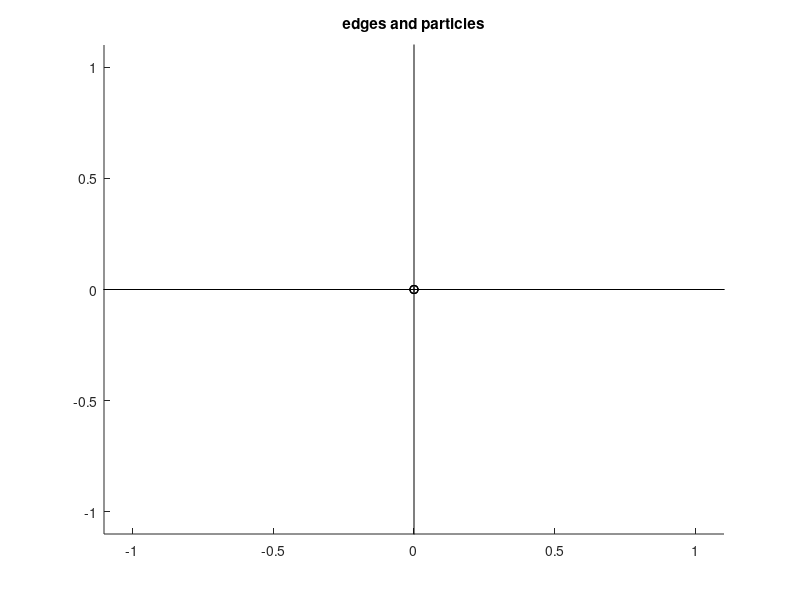
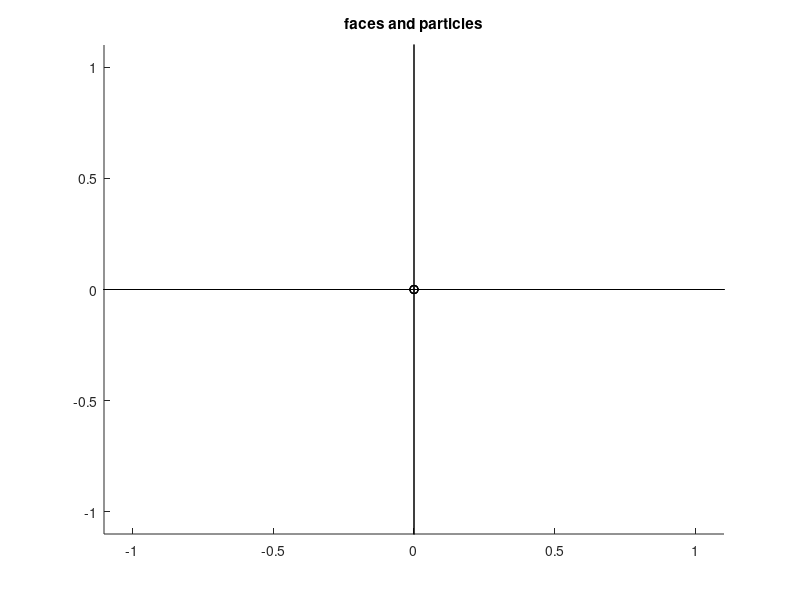

Write MATLAB code to recreate these figures, in order.
 x = [  -3.0000000000000000      , ...
  -3.0000000000000000      , ...
  -3.0000000000000000      , ...
   0.0000000000000000      , ...
   3.0000000000000000      , ...
   3.0000000000000000      , ...
   3.0000000000000000      , ...
   0.0000000000000000      , ...
   0.0000000000000000      , ...
  -1.5000000000000000      , ...
  -1.5000000000000000      , ...
   1.5000000000000000      , ...
   1.5000000000000000      ];
 x0 = [  -3.0000000000000000      , ...
  -3.0000000000000000      , ...
  -3.0000000000000000      , ...
   0.0000000000000000      , ...
   3.0000000000000000      , ...
   3.0000000000000000      , ...
   3.0000000000000000      , ...
   0.0000000000000000      , ...
   0.0000000000000000      , ...
  -1.5000000000000000      , ...
  -1.5000000000000000      , ...
   1.5000000000000000      , ...
   1.5000000000000000      ];
 y = [   3.0000000000000000      , ...
   0.0000000000000000      , ...
  -3.0000000000000000      , ...
  -3.0000000000000000      , ...
  -3.0000000000000000      , ...
   0.0000000000000000      , ...
   3.0000000000000000      , ...
   3.0000000000000000      , ...
   0.0000000000000000      , ...
   1.5000000000000000      , ...
  -1.5000000000000000      , ...
  -1.5000000000000000      , ...
   1.5000000000000000      ];
 y0 = [   3.0000000000000000      , ...
   0.0000000000000000      , ...
  -3.0000000000000000      , ...
  -3.0000000000000000      , ...
  -3.0000000000000000      , ...
   0.0000000000000000      , ...
   3.0000000000000000      , ...
   3.0000000000000000      , ...
   0.0000000000000000      , ...
   1.5000000000000000      , ...
  -1.5000000000000000      , ...
  -1.5000000000000000      , ...
   1.5000000000000000      ];
 area = [   0.0000000000000000      , ...
   0.0000000000000000      , ...
   0.0000000000000000      , ...
   0.0000000000000000      , ...
   0.0000000000000000      , ...
   0.0000000000000000      , ...
   0.0000000000000000      , ...
   0.0000000000000000      , ...
   0.0000000000000000      , ...
   9.0000000000000000      , ...
   9.0000000000000000      , ...
   9.0000000000000000      , ...
   9.0000000000000000      ];
 edgeVerts = [            1 ,            2 ; ...
           2 ,            3 ; ...
           3 ,            4 ; ...
           4 ,            5 ; ...
           5 ,            6 ; ...
           6 ,            7 ; ...
           7 ,            8 ; ...
           8 ,            1 ; ...
           2 ,            9 ; ...
           9 ,            6 ; ...
           4 ,            9 ; ...
           9 ,            8 ]; 
edgeHasChildren = [           0 , ...
           0 , ...
           0 , ...
           0 , ...
           0 , ...
           0 , ...
           0 , ...
           0 , ...
           0 , ...
           0 , ...
           0 , ...
   0];
faceVerts = [       1,        2,        9,        8; ...
       2,        3,        4,        9; ...
       9,        4,        5,        6; ...
       8,        9,        6,        7]; 
faceEdges = [       1,        9,       12,        8; ...
       2,        3,       11,        9; ...
      11,        4,        5,       10; ...
      12,       10,        6,        7]; 
faceHasChildren = [           0 , ...
           0 , ...
           0 , ...
   0];
 faceArea = [   9.0000000000000000      , ...
   9.0000000000000000      , ...
   9.0000000000000000      , ...
   9.0000000000000000      ]; 
 faceCenterParticle = [          10 , ...
          11 , ...
          12 , ...
          13 ]; 
 figure(3);clf;hold on;
 plot(x,y,'k+');
 for i = 1:          12
 		eX = [ x(edgeVerts(i,1)), x(edgeVerts(i,2))];
      eY = [ y(edgeVerts(i,1)), y(edgeVerts(i,2))];
      if edgeHasChildren(i) > 0 
 			%plot(eX,eY,'b:x','LineWidth',2);
      else
      	plot(eX,eY,'k-o');
 		end 
 end
 title('edges and particles');
 xlim([-1.1,1.1]);
 ylim([-1.1,1.1]);
 figure(4);clf;hold on;
 plot(x,y,'k+');
 for i = 1:           4
 		fX = [ x(faceVerts(i,1)), x(faceVerts(i,2)), x(faceVerts(i,3)), x(faceVerts(i,4)), x(faceVerts(i,1))];
      fY = [ y(faceVerts(i,1)), y(faceVerts(i,2)), y(faceVerts(i,3)), y(faceVerts(i,4)), y(faceVerts(i,1))];
      if faceHasChildren(i) > 0 
 			%plot(fX,fY,'b:x','LineWidth',2);
      else
      	plot(fX,fY,'k-o');
 		end 
 		if faceCenterParticle(i) > 0 
 			plot(x(faceCenterParticle(i)),y(faceCenterParticle(i)),'ro');
      end
 end
 title('faces and particles');
 xlim([-1.1,1.1]);
 ylim([-1.1,1.1]);
